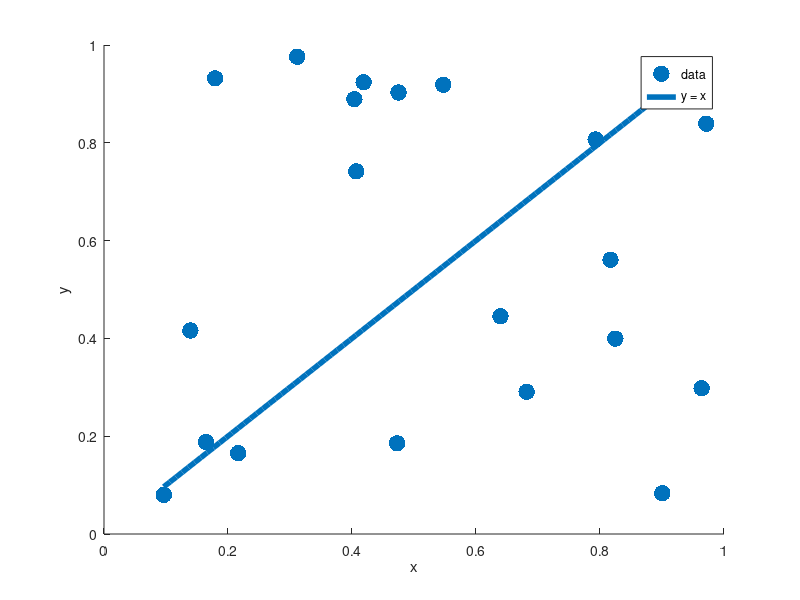

MATLAB code to generate this figure:
% Define the data x and dat y
datax = rand(20,1);
datay = rand(20,1);


% Define f, x and evaluate y=f(x)
f = @(x) x;
x = min(datax):.01:max(datax);
y = f(x);


% Create plot
sz = 140;
scatter(datax, datay, sz, 'filled');
hold on;
plot(x,y,'linewidth',4);
hold off
xlabel('x')
ylabel('y')
legend({'data','y = x'},'Location','best')